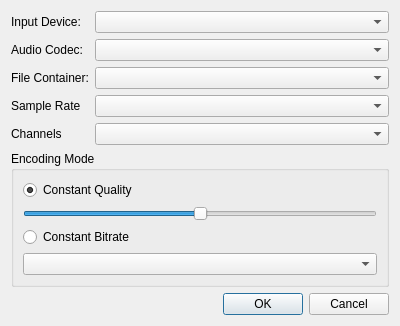
<?xml version="1.0" encoding="UTF-8"?>
<ui version="4.0">
 <class>recorderDialog</class>
 <widget class="QDialog" name="recorderDialog">
  <property name="geometry">
   <rect>
    <x>0</x>
    <y>0</y>
    <width>400</width>
    <height>300</height>
   </rect>
  </property>
  <property name="windowTitle">
   <string>Dialog</string>
  </property>
  <layout class="QVBoxLayout" name="verticalLayout">
   <item>
    <layout class="QFormLayout" name="formLayout">
     <item row="0" column="1">
      <widget class="QComboBox" name="audio_device">
       <property name="toolTip">
        <string>Select where to receive audio input</string>
       </property>
      </widget>
     </item>
     <item row="1" column="0">
      <widget class="QLabel" name="label_17">
       <property name="text">
        <string>Audio Codec:</string>
       </property>
      </widget>
     </item>
     <item row="1" column="1">
      <widget class="QComboBox" name="audio_codec">
       <property name="toolTip">
        <string>Select the audio codec to record with, depends on system codecs</string>
       </property>
      </widget>
     </item>
     <item row="2" column="0">
      <widget class="QLabel" name="label_18">
       <property name="text">
        <string>File Container:</string>
       </property>
      </widget>
     </item>
     <item row="2" column="1">
      <widget class="QComboBox" name="audio_container">
       <property name="toolTip">
        <string>Select audio file type, depends on system</string>
       </property>
      </widget>
     </item>
     <item row="3" column="0">
      <widget class="QLabel" name="label_19">
       <property name="text">
        <string>Sample Rate</string>
       </property>
      </widget>
     </item>
     <item row="3" column="1">
      <widget class="QComboBox" name="audio_sample_rate">
       <property name="toolTip">
        <string>Select the sample rate for the recorded audio</string>
       </property>
       <property name="insertPolicy">
        <enum>QComboBox::InsertAtTop</enum>
       </property>
      </widget>
     </item>
     <item row="4" column="0">
      <widget class="QLabel" name="label_20">
       <property name="text">
        <string>Channels</string>
       </property>
      </widget>
     </item>
     <item row="4" column="1">
      <widget class="QComboBox" name="audio_channels">
       <property name="toolTip">
        <string>Select number of channels to record from</string>
       </property>
      </widget>
     </item>
     <item row="0" column="0">
      <widget class="QLabel" name="label_16">
       <property name="text">
        <string>Input Device:</string>
       </property>
      </widget>
     </item>
    </layout>
   </item>
   <item>
    <widget class="QGroupBox" name="groupBox_3">
     <property name="title">
      <string>Encoding Mode</string>
     </property>
     <layout class="QVBoxLayout" name="verticalLayout_16">
      <item>
       <widget class="QRadioButton" name="constant_quality">
        <property name="toolTip">
         <string>Constant quality means varying bitrate for audio file</string>
        </property>
        <property name="text">
         <string>Constant Quality</string>
        </property>
        <property name="checked">
         <bool>true</bool>
        </property>
       </widget>
      </item>
      <item>
       <widget class="QSlider" name="quality_slider">
        <property name="toolTip">
         <string>Quality of audio recording, from very bad to very good</string>
        </property>
        <property name="maximum">
         <number>4</number>
        </property>
        <property name="value">
         <number>2</number>
        </property>
        <property name="orientation">
         <enum>Qt::Horizontal</enum>
        </property>
       </widget>
      </item>
      <item>
       <widget class="QRadioButton" name="constant_bitrate">
        <property name="toolTip">
         <string>Constant bitrate means quality will vary</string>
        </property>
        <property name="text">
         <string>Constant Bitrate</string>
        </property>
       </widget>
      </item>
      <item>
       <widget class="QComboBox" name="audio_bitrate">
        <property name="toolTip">
         <string>Select bitrate for recording</string>
        </property>
       </widget>
      </item>
      <item>
       <spacer name="verticalSpacer_8">
        <property name="orientation">
         <enum>Qt::Vertical</enum>
        </property>
        <property name="sizeHint" stdset="0">
         <size>
          <width>20</width>
          <height>40</height>
         </size>
        </property>
       </spacer>
      </item>
     </layout>
    </widget>
   </item>
   <item>
    <widget class="QDialogButtonBox" name="buttonBox">
     <property name="orientation">
      <enum>Qt::Horizontal</enum>
     </property>
     <property name="standardButtons">
      <set>QDialogButtonBox::Cancel|QDialogButtonBox::Ok</set>
     </property>
    </widget>
   </item>
  </layout>
 </widget>
 <resources/>
 <connections>
  <connection>
   <sender>buttonBox</sender>
   <signal>accepted()</signal>
   <receiver>recorderDialog</receiver>
   <slot>accept()</slot>
   <hints>
    <hint type="sourcelabel">
     <x>248</x>
     <y>254</y>
    </hint>
    <hint type="destinationlabel">
     <x>157</x>
     <y>274</y>
    </hint>
   </hints>
  </connection>
  <connection>
   <sender>buttonBox</sender>
   <signal>rejected()</signal>
   <receiver>recorderDialog</receiver>
   <slot>reject()</slot>
   <hints>
    <hint type="sourcelabel">
     <x>316</x>
     <y>260</y>
    </hint>
    <hint type="destinationlabel">
     <x>286</x>
     <y>274</y>
    </hint>
   </hints>
  </connection>
 </connections>
</ui>
